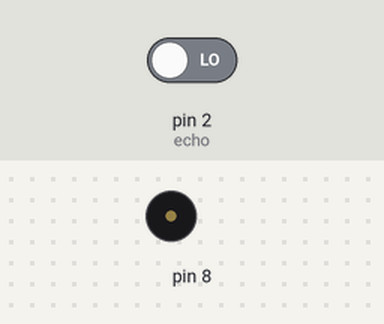
This sketch was run on a simulated Arduino Uno, built with avr-gcc and run on an emulated ATmega328P. Shown: buzzer (waves = sounding). The inputs (shaded band) are chosen by the test bench; at power-on: pin 2 (echo) LOW.

Above: at 0.1 s.
At 1.1 s:
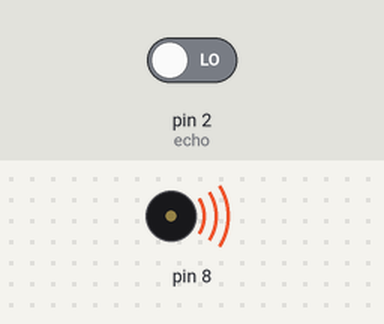
Timing chart, 0 to 2.6 s (numbered marks = the images above):
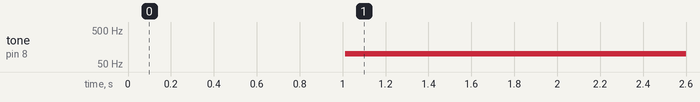

Measured:
- by itself, tone on pin 8: silent → 100 Hz at 1.0 s

The sketch:

theremin.ino
```cpp
#define trigger 3
#define echo 2
#define max_distance 200
void setup() {
  // put your setup code here, to run once:
  pinMode(trigger,OUTPUT);
  pinMode(echo,INPUT);

}

void loop() {
  // put your main code here, to run repeatedly:
  digitalWrite(trigger,LOW);
  delay(2);
  digitalWrite(trigger,HIGH);
  delay(10);
  digitalWrite(trigger,LOW);
  unsigned int dist = pulseIn(echo,HIGH);
  int nota=map(dist, 0, max_distance, 100,880);
  tone(8,nota);

}
```
